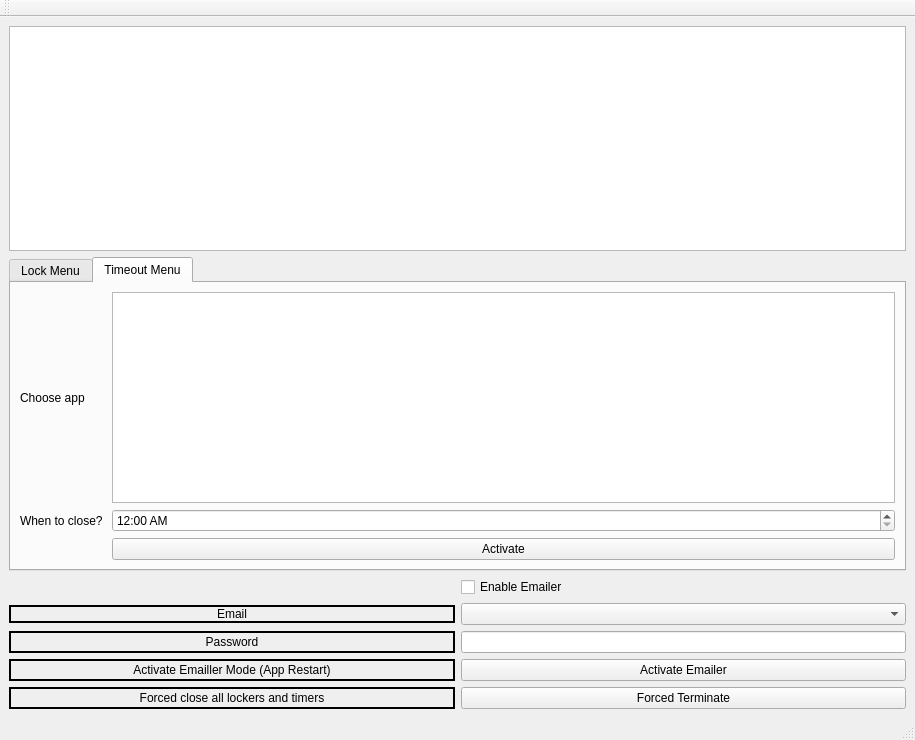
<?xml version="1.0" encoding="UTF-8"?>
<ui version="4.0">
 <class>MainWindow</class>
 <widget class="QMainWindow" name="MainWindow">
  <property name="geometry">
   <rect>
    <x>0</x>
    <y>0</y>
    <width>915</width>
    <height>740</height>
   </rect>
  </property>
  <property name="cursor">
   <cursorShape>PointingHandCursor</cursorShape>
  </property>
  <property name="windowTitle">
   <string>MainWindow</string>
  </property>
  <widget class="QWidget" name="centralwidget">
   <layout class="QVBoxLayout" name="verticalLayout_4">
    <item>
     <widget class="QPlainTextEdit" name="dialogBox">
      <property name="font">
       <font>
        <family>MS Serif</family>
        <pointsize>12</pointsize>
        <weight>50</weight>
        <bold>false</bold>
       </font>
      </property>
      <property name="cursor" stdset="0">
       <cursorShape>ForbiddenCursor</cursorShape>
      </property>
      <property name="verticalScrollBarPolicy">
       <enum>Qt::ScrollBarAsNeeded</enum>
      </property>
      <property name="readOnly">
       <bool>true</bool>
      </property>
     </widget>
    </item>
    <item>
     <layout class="QVBoxLayout" name="verticalLayout">
      <item>
       <widget class="QTabWidget" name="tabOptions">
        <property name="cursor">
         <cursorShape>ArrowCursor</cursorShape>
        </property>
        <property name="currentIndex">
         <number>1</number>
        </property>
        <widget class="QWidget" name="tab">
         <attribute name="title">
          <string>Lock Menu</string>
         </attribute>
         <layout class="QGridLayout" name="gridLayout_2">
          <item row="5" column="2">
           <widget class="QPushButton" name="activate1">
            <property name="sizePolicy">
             <sizepolicy hsizetype="Minimum" vsizetype="Fixed">
              <horstretch>0</horstretch>
              <verstretch>0</verstretch>
             </sizepolicy>
            </property>
            <property name="cursor">
             <cursorShape>PointingHandCursor</cursorShape>
            </property>
            <property name="text">
             <string>Activate</string>
            </property>
           </widget>
          </item>
          <item row="0" column="2">
           <widget class="QListWidget" name="listApps">
            <property name="cursor" stdset="0">
             <cursorShape>PointingHandCursor</cursorShape>
            </property>
            <property name="viewMode">
             <enum>QListView::ListMode</enum>
            </property>
           </widget>
          </item>
          <item row="4" column="2">
           <widget class="QSlider" name="durationSetter">
            <property name="sizePolicy">
             <sizepolicy hsizetype="Minimum" vsizetype="Fixed">
              <horstretch>0</horstretch>
              <verstretch>0</verstretch>
             </sizepolicy>
            </property>
            <property name="cursor">
             <cursorShape>PointingHandCursor</cursorShape>
            </property>
            <property name="autoFillBackground">
             <bool>true</bool>
            </property>
            <property name="inputMethodHints">
             <set>Qt::ImhNone</set>
            </property>
            <property name="minimum">
             <number>1</number>
            </property>
            <property name="maximum">
             <number>18</number>
            </property>
            <property name="singleStep">
             <number>1</number>
            </property>
            <property name="value">
             <number>1</number>
            </property>
            <property name="sliderPosition">
             <number>1</number>
            </property>
            <property name="tracking">
             <bool>true</bool>
            </property>
            <property name="orientation">
             <enum>Qt::Horizontal</enum>
            </property>
            <property name="tickPosition">
             <enum>QSlider::TicksAbove</enum>
            </property>
            <property name="tickInterval">
             <number>1</number>
            </property>
           </widget>
          </item>
          <item row="3" column="0">
           <widget class="QLabel" name="label_2">
            <property name="text">
             <string>Duration (min)</string>
            </property>
            <property name="alignment">
             <set>Qt::AlignCenter</set>
            </property>
           </widget>
          </item>
          <item row="0" column="0">
           <widget class="QLabel" name="label">
            <property name="text">
             <string>Choose app</string>
            </property>
            <property name="alignment">
             <set>Qt::AlignCenter</set>
            </property>
           </widget>
          </item>
          <item row="3" column="2">
           <layout class="QHBoxLayout" name="horizontalLayout">
            <item>
             <widget class="QLabel" name="label_8">
              <property name="text">
               <string>10</string>
              </property>
             </widget>
            </item>
            <item>
             <widget class="QLabel" name="label_7">
              <property name="text">
               <string>20</string>
              </property>
             </widget>
            </item>
            <item>
             <widget class="QLabel" name="label_6">
              <property name="text">
               <string> 30</string>
              </property>
             </widget>
            </item>
            <item>
             <widget class="QLabel" name="label_10">
              <property name="text">
               <string> 40</string>
              </property>
             </widget>
            </item>
            <item>
             <widget class="QLabel" name="label_12">
              <property name="text">
               <string> 50</string>
              </property>
             </widget>
            </item>
            <item>
             <widget class="QLabel" name="label_11">
              <property name="text">
               <string>  60</string>
              </property>
             </widget>
            </item>
            <item>
             <widget class="QLabel" name="label_5">
              <property name="text">
               <string>  70</string>
              </property>
             </widget>
            </item>
            <item>
             <widget class="QLabel" name="label_15">
              <property name="text">
               <string>   80</string>
              </property>
             </widget>
            </item>
            <item>
             <widget class="QLabel" name="label_13">
              <property name="text">
               <string>   90</string>
              </property>
             </widget>
            </item>
            <item>
             <widget class="QLabel" name="label_14">
              <property name="text">
               <string>   100</string>
              </property>
             </widget>
            </item>
            <item>
             <widget class="QLabel" name="label_16">
              <property name="text">
               <string>   110</string>
              </property>
             </widget>
            </item>
            <item>
             <widget class="QLabel" name="label_22">
              <property name="text">
               <string>   120</string>
              </property>
             </widget>
            </item>
            <item>
             <widget class="QLabel" name="label_18">
              <property name="text">
               <string>    130</string>
              </property>
             </widget>
            </item>
            <item>
             <widget class="QLabel" name="label_23">
              <property name="text">
               <string>    140</string>
              </property>
             </widget>
            </item>
            <item>
             <widget class="QLabel" name="label_21">
              <property name="text">
               <string>    150</string>
              </property>
             </widget>
            </item>
            <item>
             <widget class="QLabel" name="label_24">
              <property name="text">
               <string>    160</string>
              </property>
             </widget>
            </item>
            <item>
             <widget class="QLabel" name="label_19">
              <property name="text">
               <string>    170</string>
              </property>
             </widget>
            </item>
            <item>
             <widget class="QLabel" name="label_20">
              <property name="text">
               <string>    180</string>
              </property>
             </widget>
            </item>
           </layout>
          </item>
         </layout>
        </widget>
        <widget class="QWidget" name="tab_2">
         <attribute name="title">
          <string>Timeout Menu</string>
         </attribute>
         <layout class="QGridLayout" name="gridLayout">
          <item row="0" column="0">
           <widget class="QLabel" name="label_4">
            <property name="text">
             <string>Choose app</string>
            </property>
           </widget>
          </item>
          <item row="1" column="0">
           <widget class="QLabel" name="label_3">
            <property name="text">
             <string>When to close? </string>
            </property>
           </widget>
          </item>
          <item row="2" column="2">
           <widget class="QPushButton" name="activate2">
            <property name="cursor">
             <cursorShape>PointingHandCursor</cursorShape>
            </property>
            <property name="text">
             <string>Activate</string>
            </property>
           </widget>
          </item>
          <item row="1" column="2">
           <widget class="QTimeEdit" name="dateTime">
            <property name="displayFormat">
             <string>hh:mm AP</string>
            </property>
           </widget>
          </item>
          <item row="0" column="2">
           <widget class="QListWidget" name="listApps2"/>
          </item>
         </layout>
        </widget>
       </widget>
      </item>
     </layout>
    </item>
    <item>
     <layout class="QGridLayout" name="gridLayout_3">
      <item row="6" column="0">
       <widget class="QLabel" name="passLabel">
        <property name="frameShape">
         <enum>QFrame::WinPanel</enum>
        </property>
        <property name="text">
         <string>Password</string>
        </property>
        <property name="alignment">
         <set>Qt::AlignCenter</set>
        </property>
       </widget>
      </item>
      <item row="5" column="0">
       <widget class="QLabel" name="emailLabel">
        <property name="sizePolicy">
         <sizepolicy hsizetype="Expanding" vsizetype="Fixed">
          <horstretch>0</horstretch>
          <verstretch>0</verstretch>
         </sizepolicy>
        </property>
        <property name="layoutDirection">
         <enum>Qt::LeftToRight</enum>
        </property>
        <property name="frameShape">
         <enum>QFrame::WinPanel</enum>
        </property>
        <property name="text">
         <string>Email</string>
        </property>
        <property name="alignment">
         <set>Qt::AlignCenter</set>
        </property>
       </widget>
      </item>
      <item row="6" column="1">
       <widget class="QLineEdit" name="passInsert"/>
      </item>
      <item row="4" column="1">
       <widget class="QCheckBox" name="emailEnable">
        <property name="sizePolicy">
         <sizepolicy hsizetype="Expanding" vsizetype="Fixed">
          <horstretch>0</horstretch>
          <verstretch>0</verstretch>
         </sizepolicy>
        </property>
        <property name="text">
         <string>Enable Emailer</string>
        </property>
       </widget>
      </item>
      <item row="5" column="1">
       <widget class="QComboBox" name="emailList">
        <property name="sizePolicy">
         <sizepolicy hsizetype="MinimumExpanding" vsizetype="Fixed">
          <horstretch>0</horstretch>
          <verstretch>0</verstretch>
         </sizepolicy>
        </property>
        <property name="cursor">
         <cursorShape>PointingHandCursor</cursorShape>
        </property>
       </widget>
      </item>
      <item row="8" column="0">
       <widget class="QLabel" name="activateLabel">
        <property name="frameShape">
         <enum>QFrame::WinPanel</enum>
        </property>
        <property name="text">
         <string>Activate Emailler Mode (App Restart)</string>
        </property>
        <property name="alignment">
         <set>Qt::AlignCenter</set>
        </property>
       </widget>
      </item>
      <item row="8" column="1">
       <widget class="QPushButton" name="emailActivate">
        <property name="cursor">
         <cursorShape>PointingHandCursor</cursorShape>
        </property>
        <property name="text">
         <string>Activate Emailer</string>
        </property>
       </widget>
      </item>
      <item row="9" column="1">
       <widget class="QPushButton" name="shutDown">
        <property name="cursor">
         <cursorShape>PointingHandCursor</cursorShape>
        </property>
        <property name="text">
         <string>Forced Terminate</string>
        </property>
       </widget>
      </item>
      <item row="9" column="0">
       <widget class="QLabel" name="shutDownLabel">
        <property name="frameShape">
         <enum>QFrame::WinPanel</enum>
        </property>
        <property name="text">
         <string>Forced close all lockers and timers</string>
        </property>
        <property name="alignment">
         <set>Qt::AlignCenter</set>
        </property>
       </widget>
      </item>
     </layout>
    </item>
   </layout>
  </widget>
  <widget class="QMenuBar" name="menubar">
   <property name="geometry">
    <rect>
     <x>0</x>
     <y>0</y>
     <width>915</width>
     <height>26</height>
    </rect>
   </property>
  </widget>
  <widget class="QStatusBar" name="statusbar"/>
  <widget class="QToolBar" name="toolBar">
   <property name="cursor">
    <cursorShape>PointingHandCursor</cursorShape>
   </property>
   <property name="windowTitle">
    <string>toolBar</string>
   </property>
   <attribute name="toolBarArea">
    <enum>TopToolBarArea</enum>
   </attribute>
   <attribute name="toolBarBreak">
    <bool>false</bool>
   </attribute>
  </widget>
 </widget>
 <resources/>
 <connections/>
</ui>
